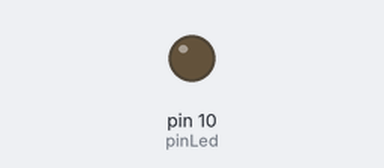
The sketch below on a simulated Arduino Uno, built with avr-gcc and run on an emulated ATmega328P. On the bench: output pins drawn as LEDs (lit = HIGH).

Above: at 0.05 s.
At 0.35 s:
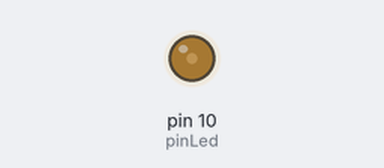
At 0.65 s:
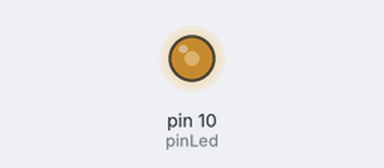
At 1.25 s:
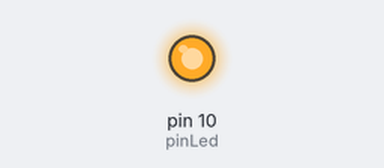
Timing chart, 0 to 3.0 s (numbered marks = the images above):
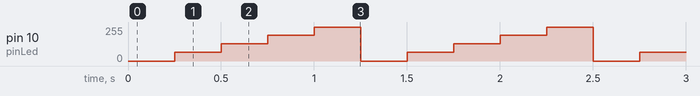

Measured:
- by itself, pin 10 (pinLed): repeats every 1.3 s: 128/255 0.25 s, 192/255 0.25 s, 255/255 0.25 s, 0/255 0.25 s, 64/255 0.25 s

The sketch:

03_buton_and_lad.ino
```cpp
const int pinLed = 10;


boolean mode = true;
unsigned long lastTime = 0;
void setup() {
}

void loop() {
  analogWrite(pinLed,0);
  delay(250);
  analogWrite(pinLed,64);
  delay(250);
  analogWrite(pinLed,128);
  delay(250);
  analogWrite(pinLed,192);
  delay(250);
  analogWrite(pinLed,255);
  delay(250);

}
```
